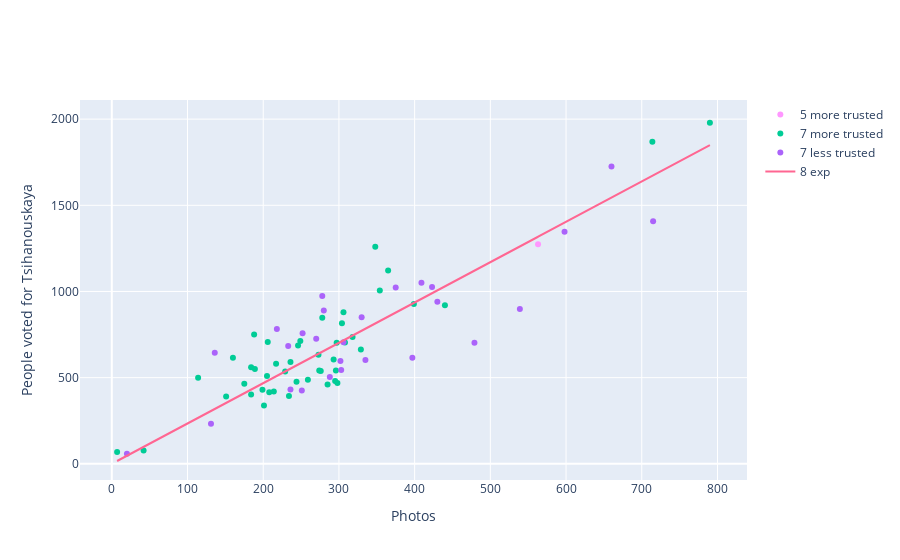

The code cell stored with this chart in its notebook:
### Code cell
tih_photo('capital', 2.34)
